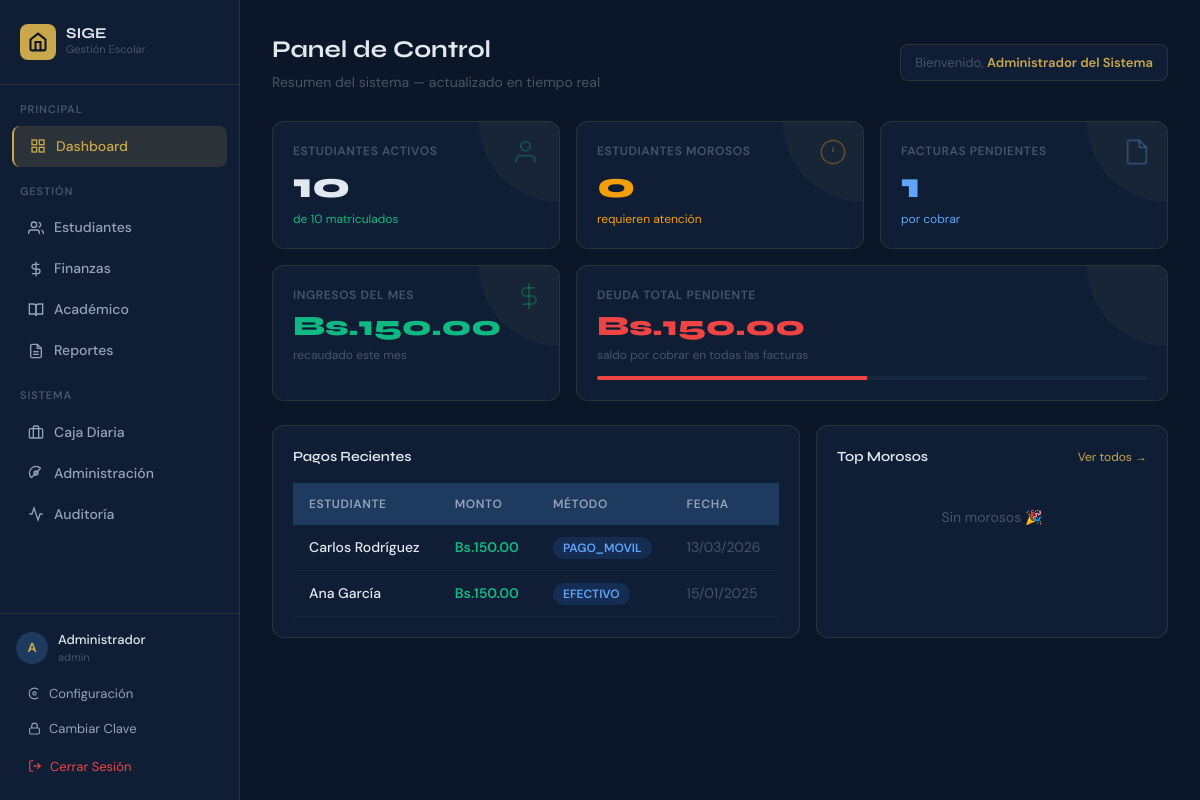
Page / (signed in) on the earlier database version.
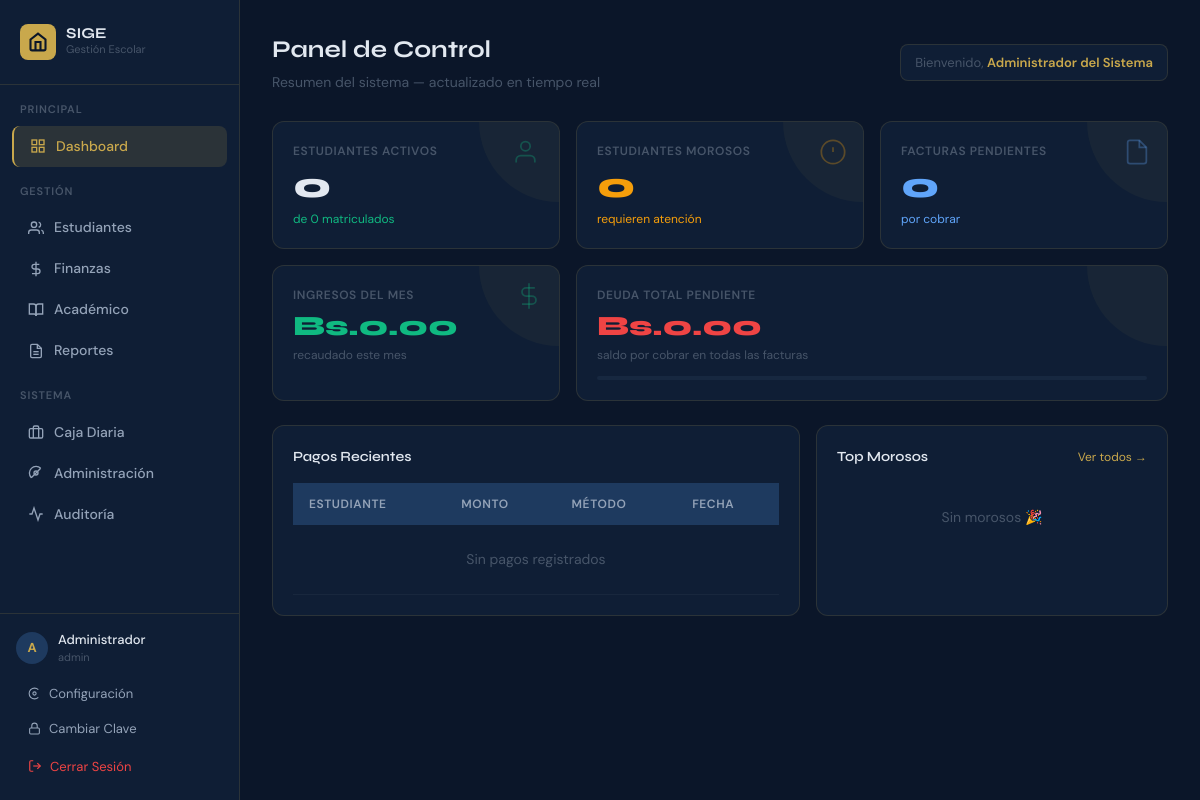
Same page on the later database version.
### tables this page shows
CREATE TABLE payments (
            id INTEGER PRIMARY KEY AUTOINCREMENT,
            payment_number TEXT NOT NULL UNIQUE,
            invoice_id INTEGER NOT NULL REFERENCES invoices(id),
            amount REAL NOT NULL,
            payment_method TEXT NOT NULL,
            reference_num TEXT,
            bank TEXT,
            payment_date TEXT NOT NULL,
            notes TEXT,
            created_by INTEGER NOT NULL REFERENCES users(id),
            created_at TEXT NOT NULL DEFAULT (datetime('now')),
            voided INTEGER NOT NULL DEFAULT 0,
            voided_by INTEGER REFERENCES users(id),
            voided_at TEXT
        , payment_subtype TEXT, phone_number TEXT, cedula_payer TEXT, last4_ref TEXT, account_id INTEGER, zelle_email TEXT, zelle_name TEXT, other_desc TEXT);

### routers/dashboard_router.py (the view)
@bp.route("/")
@login_required
def index():
    stats = {}
    with db() as conn:
        stats["total_students"] = conn.execute("SELECT COUNT(*) FROM students WHERE status NOT IN ('RETIRADO','EGRESADO')").fetchone()[0]
        stats["activos"] = conn.execute("SELECT COUNT(*) FROM students WHERE status='ACTIVO'").fetchone()[0]
        stats["morosos"] = conn.execute("SELECT COUNT(*) FROM students WHERE status='MOROSO'").fetchone()[0]
        stats["pending_invoices"] = conn.execute("SELECT COUNT(*) FROM invoices WHERE status IN ('PENDIENTE','PARCIAL')").fetchone()[0]
        row = conn.execute("SELECT COALESCE(SUM(amount),0) FROM payments WHERE voided=0 AND strftime('%Y-%m',payment_date)=strftime('%Y-%m','now')").fetchone()
        stats["monthly_income"] = row[0] if row else 0
        row2 = conn.execute("SELECT COALESCE(SUM(net_amount-paid_amount),0) FROM invoices WHERE status IN ('PENDIENTE','PARCIAL')").fetchone()
        stats["total_debt"] = row2[0] if row2 else 0
        stats["recent_payments"] = conn.execute("""
            SELECT p.payment_number, p.amount, p.payment_date, p.payment_method,
                   s.first_name||' '||s.last_name as student_name
            FROM payments p JOIN invoices i ON i.id=p.invoice_id
            JOIN students s ON s.id=i.student_id
            WHERE p.voided=0 ORDER BY p.created_at DESC LIMIT 8
        """).fetchall()
        stats["morosos_list"] = conn.execute("""
            SELECT s.first_name||' '||s.last_name as name,
                   COALESCE(SUM(i.net_amount-i.paid_amount),0) as debt
            FROM students s JOIN invoices i ON i.student_id=s.id
            WHERE s.status='MOROSO' AND i.status IN ('PENDIENTE','PARCIAL')
            GROUP BY s.id ORDER BY debt DESC LIMIT 6
        """).fetchall()
    return render_template("dashboard.html", stats=stats, user=current_user())

### app.py (called while the page is built)
@app.template_filter("currency")
def currency_filter(value):
    try:
        return f"Bs.{float(value):,.2f}"
    except (TypeError, ValueError):
        return "Bs.0,00"

@app.template_filter("date_fmt")
def date_fmt_filter(value):
    if not value:
        return "—"
    try:
        from datetime import datetime
        return datetime.strptime(str(value)[:10], "%Y-%m-%d").strftime("%d/%m/%Y")
    except Exception:
        return str(value)

### auth.py (called while the page is built)
def current_user():
    if "user_id" not in session:
        return None
    return {"id": session["user_id"], "username": session["username"],
            "full_name": session["full_name"], "role_id": session["role_id"]}

def login_required(f):
    @functools.wraps(f)
    def decorated(*args, **kwargs):
        if not current_user():
            return redirect(url_for("auth.login"))
        return f(*args, **kwargs)
    return decorated

### database.py (called while the page is built)
def get_connection():
    conn = sqlite3.connect(DB_PATH, detect_types=sqlite3.PARSE_DECLTYPES)
    conn.row_factory = sqlite3.Row
    conn.execute("PRAGMA journal_mode=WAL")
    conn.execute("PRAGMA foreign_keys=ON")
    conn.execute("PRAGMA synchronous=NORMAL")
    return conn

### templates/dashboard.html (shortened to what the changed rows need)
{% extends "base.html" %}
{% block content %}
<div style="display:flex;justify-content:space-between;align-items:center;margin-bottom:28px;">
  <div>
    <h1 class="font-display" style="font-size:24px;font-weight:700;color:#E2E8F0;margin:0;">Panel de Control</h1>
  </div>
</div>
<div style="display:grid;grid-template-columns:repeat(3,1fr);gap:16px;margin-bottom:24px;">
  <div class="stat-card">
    <div style="font-size:12px;color:#475569;font-weight:600;letter-spacing:0.05em;margin-bottom:8px;">ESTUDIANTES ACTIVOS</div>
    <div style="font-size:36px;font-weight:800;color:#E2E8F0;font-family:'Syne',sans-serif;line-height:1;">{{ stats.activos }}</div>
    <div style="font-size:12px;color:#10B981;margin-top:6px;">de {{ stats.total_students }} matriculados</div>
    <div style="position:absolute;top:16px;right:16px;color:rgba(16,185,129,0.3);">
      <svg width="28" height="28" fill="none" stroke="currentColor" stroke-width="1.5" viewBox="0 0 24 24"><path d="M17 21v-2a4 4 0 00-4-4H5a4 4 0 00-4 4v2"/><circle cx="9" cy="7" r="4"/></svg>
    </div>
  </div>
  <div class="stat-card">
    <div style="font-size:12px;color:#475569;font-weight:600;letter-spacing:0.05em;margin-bottom:8px;">FACTURAS PENDIENTES</div>
    <div style="font-size:36px;font-weight:800;color:#60A5FA;font-family:'Syne',sans-serif;line-height:1;">{{ stats.pending_invoices }}</div>
    <div style="font-size:12px;color:#60A5FA;margin-top:6px;">por cobrar</div>
    <div style="position:absolute;top:16px;right:16px;color:rgba(96,165,250,0.3);">
      <svg width="28" height="28" fill="none" stroke="currentColor" stroke-width="1.5" viewBox="0 0 24 24"><path d="M14 2H6a2 2 0 00-2 2v16a2 2 0 002 2h12a2 2 0 002-2V8z"/><polyline points="14 2 14 8 20 8"/></svg>
    </div>
  </div>
  <div class="stat-card">
    <div style="font-size:12px;color:#475569;font-weight:600;letter-spacing:0.05em;margin-bottom:8px;">INGRESOS DEL MES</div>
    <div style="font-size:28px;font-weight:800;color:#10B981;font-family:'Syne',sans-serif;line-height:1;">{{ stats.monthly_income | currency }}</div>
    <div style="font-size:12px;color:#475569;margin-top:6px;">recaudado este mes</div>
    <div style="position:absolute;top:16px;right:16px;color:rgba(16,185,129,0.3);">
      <svg width="28" height="28" fill="none" stroke="currentColor" stroke-width="1.5" viewBox="0 0 24 24"><line x1="12" y1="1" x2="12" y2="23"/><path d="M17 5H9.5a3.5 3.5 0 000 7h5a3.5 3.5 0 010 7H6"/></svg>
    </div>
  </div>
  <div class="stat-card" style="grid-column:span 2;">
    <div style="font-size:12px;color:#475569;font-weight:600;letter-spacing:0.05em;margin-bottom:8px;">DEUDA TOTAL PENDIENTE</div>
    <div style="font-size:28px;font-weight:800;color:#EF4444;font-family:'Syne',sans-serif;line-height:1;">{{ stats.total_debt | currency }}</div>
    <div style="font-size:12px;color:#475569;margin-top:6px;">saldo por cobrar en todas las facturas</div>
    <div style="margin-top:12px;">
      <div class="progress-bar">
        {% set debt_pct = [((stats.total_debt / (stats.monthly_income + stats.total_debt + 1)) * 100) | int, 100] | min %}
        <div class="progress-fill" style="width:{{ debt_pct }}%;background:#EF4444;"></div>
      </div>
    </div>
  </div>
</div>
<div style="display:grid;grid-template-columns:1.5fr 1fr;gap:16px;">
  <div class="card" style="padding:20px;">
    <table>
      <thead><tr><th>Estudiante</th><th>Monto</th><th>Método</th><th>Fecha</th></tr></thead>
      <tbody>
        {% for p in stats.recent_payments %}
        <tr>
          <td style="font-weight:500;">{{ p.student_name }}</td>
          <td style="color:#10B981;font-weight:600;">{{ p.amount | currency }}</td>
          <td><span class="badge badge-blue">{{ p.payment_method }}</span></td>
          <td style="color:#475569;">{{ p.payment_date | date_fmt }}</td>
        </tr>
        {% else %}
        <tr><td colspan="4" style="color:#475569;text-align:center;padding:24px;">Sin pagos registrados</td></tr>
        {% endfor %}
      </tbody>
    </table>
  </div>
</div>
{% endblock %}

Differences in the rows shown:
removed payments: student_name "Carlos Rodríguez", amount "Bs.150.00", payment_method "PAGO_MOVIL", payment_date "13/03/2026"
removed payments: student_name "Ana García", amount "Bs.150.00", payment_method "EFECTIVO", payment_date "15/01/2025"
Other differences:
{{ stats.activos }}: "10" → "0"
{{ stats.total_students }}: "10" → "0"
{{ stats.pending_invoices }}: "1" → "0"
{{ stats.monthly_income | currency }}: "Bs.150.00" → "Bs.0.00"
{{ stats.total_debt | currency }}: "Bs.150.00" → "Bs.0.00"
text now shown: "Sin pagos registrados"
